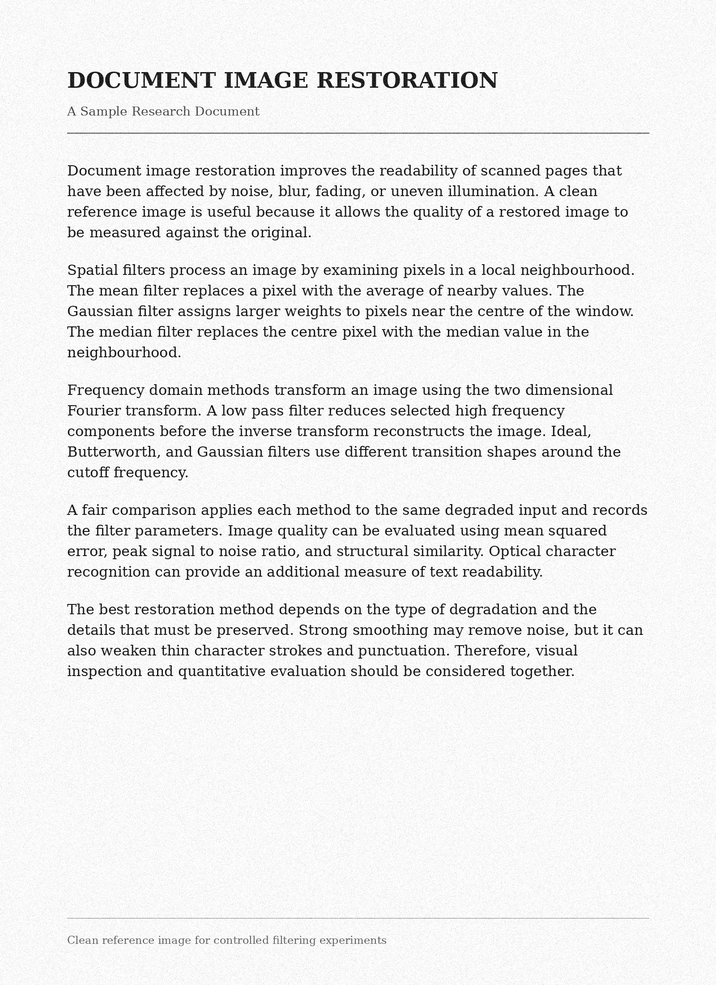
#> input picture Document-Restoration-Research/dataset/degraded/gaussian_noise.png, 716 x 985 px, shrunk from 1600 x 2200 before the run
$ python -i filters.py   (imports and definitions only)
#> lines starting #> are read from the running program, lines starting #| are printed output that depends on the picture
#> further down, picture is the input picture: shape (985, 716, 3); min 0, max 255, mean 237.7

import cv2
import numpy as np


# ---------------------------------
# 1. SPATIAL DOMAIN FILTERS
# ---------------------------------

def mean_filter(image):
    return cv2.blur(image, (5, 5))
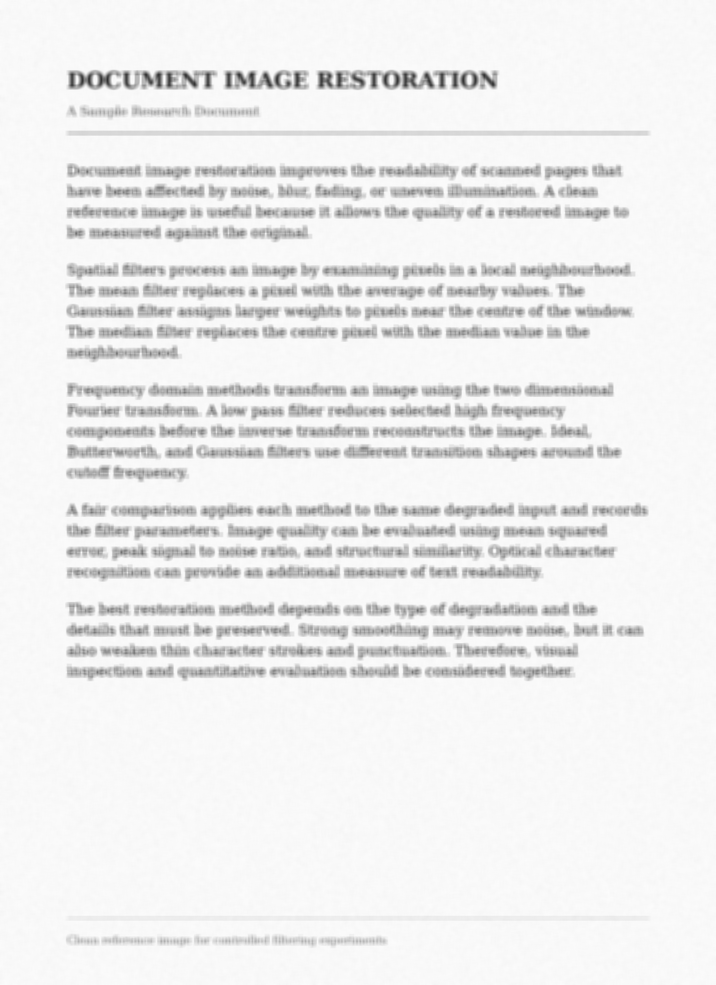
#> returned value: shape (985, 716, 3); min 50, max 252, mean 237.7


def gaussian_filter(image):
    return cv2.GaussianBlur(image, (5, 5), 1.0)


def median_filter(image):
    return cv2.medianBlur(image, 5)
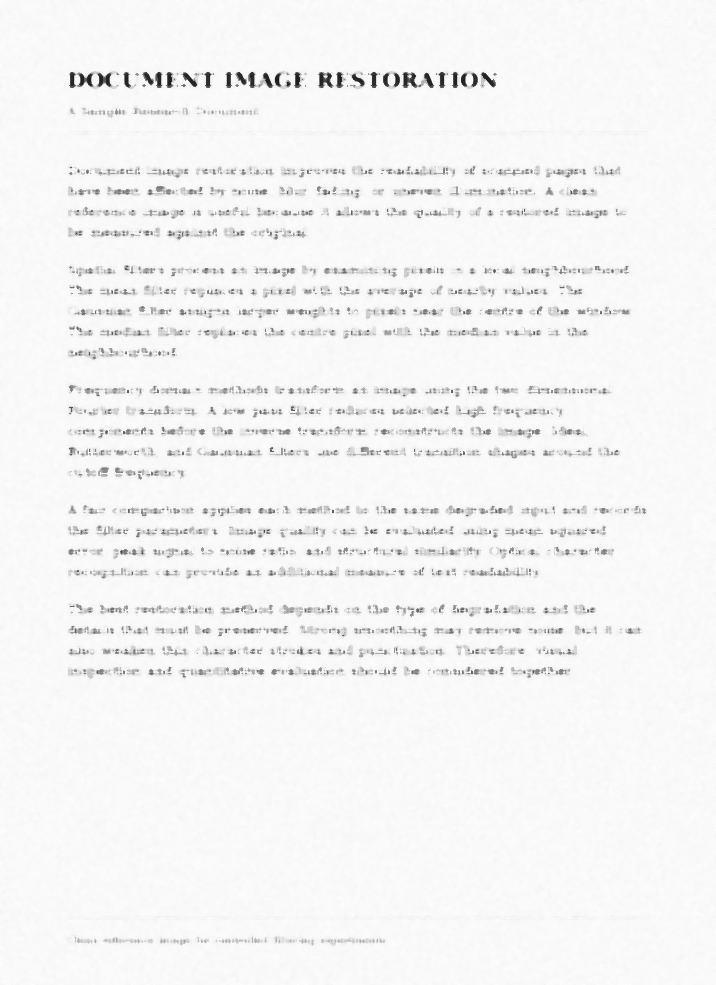
#> returned value: shape (985, 716, 3); min 28, max 254, mean 244


# ---------------------------------
# 2. FREQUENCY DOMAIN FILTERS
# ---------------------------------

def frequency_filter(image, filter_type, cutoff=100, order=2):

    # Convert image to floating point
#> called with filter_type = 'ideal', cutoff = 200, order = 2
    image_float = np.float32(image)

    # Apply 2D Fourier Transform
    fft = np.fft.fft2(image_float)

    # Shift zero frequency to centre
    fft_shift = np.fft.fftshift(fft)

#> (the run stopped early here; a loop or call above may not have finished)
